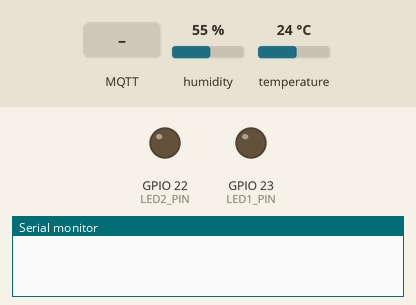
The sketch below on a simulated ESP32. Shown: output pins drawn as LEDs (lit = HIGH), the last lines printed to the serial monitor. The inputs (shaded band) are chosen by the test bench; at power-on: humidity 55 %, temperature 24 °C. WiFi joins after 1.5 s; servers stay silent unless stated; EEPROM starts erased; no MQTT or app messages arrive unless stated.

Above: at 3.8 s.
3.9 s: MQTT message "ON" arrives on the first subscribed topic
At 4.9 s:
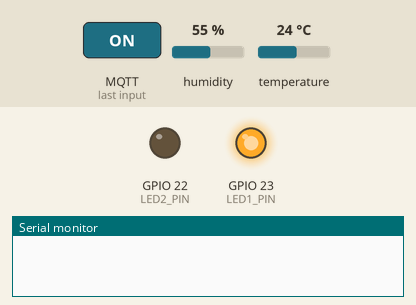
5.4 s: MQTT message "ON" arrives on the second subscribed topic
At 6.1 s:
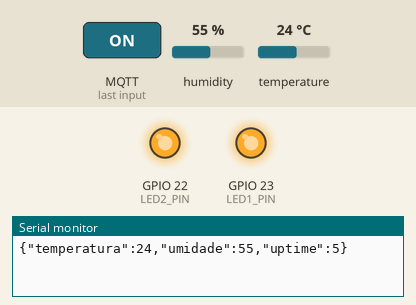
6.9 s: MQTT message "OFF" arrives on the first subscribed topic
At 7.3 s:
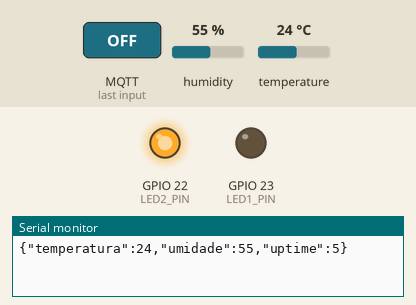
8.4 s: MQTT message "OFF" arrives on the second subscribed topic
At 9.6 s:
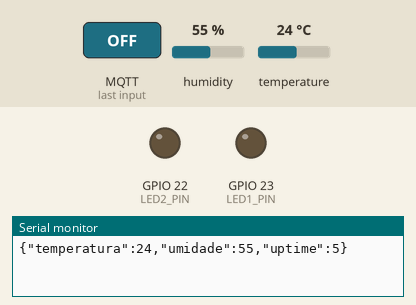
Timing chart, 0 to 10.9 s (numbered marks = the images above; inputs shaded):
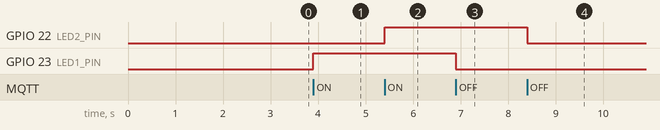

The sketch:

esp32_automacao.ino
```cpp
// IFPA — ESP32 MQTT | Firmware para dashboard web com topicos configuraveis
// Dependencias Arduino IDE: PubSubClient, DHT sensor library (Adafruit), ArduinoJson 7
// ESP32 core: WiFi.h e Preferences.h; configure secrets.h com base no exemplo.
#include <WiFi.h>
#include <WiFiClientSecure.h>
#include <time.h>
#include <PubSubClient.h>
#include <DHT.h>
#include <Preferences.h>
#include <ArduinoJson.h>
#include <math.h>
#include "secrets.h"

constexpr uint8_t LED1_PIN=23,LED2_PIN=22,DHT_PIN=4;
constexpr unsigned long READ_INTERVAL=5000;
DHT dht(DHT_PIN,DHT22);
#if MQTT_USE_TLS
WiFiClientSecure net;
#else
WiFiClient net;
#endif
PubSubClient mqtt(net); Preferences prefs;
bool led1=false,led2=false,automatico=false;
bool pendingTopicReconnect=false; unsigned long topicReconnectAt=0;
float limite=30.0f; unsigned long lastRead=0,lastMqttTry=0,lastWiFiTry=0;
const char* keys[]={"led1_set","led1_state","led2_set","led2_state","telemetry","status","mode_set","mode_state","limit_set","limit_state","events"};
const char* suffix[]={"led1/set","led1/state","led2/set","led2/state","telemetria","status","automacao/mode/set","automacao/mode/state","automacao/limite/set","automacao/limite/state","eventos"};
String topics[11];
String configSet=String("ifpa/devices/")+DEVICE_ID+"/config/set";
String configAck=String("ifpa/devices/")+DEVICE_ID+"/config/ack";

void defaults(){for(int i=0;i<11;i++)topics[i]=String("lab/grupo01/")+suffix[i];}
void saveTopics(){JsonDocument doc;for(int i=0;i<11;i++)doc[keys[i]]=topics[i];String s;serializeJson(doc,s);prefs.putString("topics",s);}
void loadTopics(){defaults();String s=prefs.getString("topics","");if(!s.length())return;JsonDocument d;if(deserializeJson(d,s))return;for(int i=0;i<11;i++){const char* v=d[keys[i]];if(v&&strlen(v)>0&&strlen(v)<120)topics[i]=v;}}
void publishAt(int idx,const String& value,bool retained=false){if(mqtt.connected())mqtt.publish(topics[idx].c_str(),value.c_str(),retained);}
void publishStates(){publishAt(1,led1?"ON":"OFF",true);publishAt(3,led2?"ON":"OFF",true);publishAt(7,automatico?"AUTO":"MANUAL",true);publishAt(9,String(limite,1),true);}
void event(const char* name){JsonDocument d;d["evento"]=name;d["uptime"]=millis()/1000;String s;serializeJson(d,s);publishAt(10,s);}
void setLed2(bool on){if(led2==on)return;led2=on;digitalWrite(LED2_PIN,on?HIGH:LOW);publishAt(3,led2?"ON":"OFF",true);}
void subscribeCommands(){const int indices[]={0,2,6,8};for(int i:indices)mqtt.subscribe(topics[i].c_str(),1);mqtt.subscribe(configSet.c_str(),1);}
void reconnectWithNewTopics(){
 // O dispositivo troca as assinaturas sem reiniciar e persiste em NVS.
 pendingTopicReconnect=true;topicReconnectAt=millis()+800;
}
void applyConfig(const String& body){
 JsonDocument d;DeserializationError err=deserializeJson(d,body);
 if(err||!d["topics"].is<JsonObject>()){mqtt.publish(configAck.c_str(),"{\"ok\":false,\"erro\":\"JSON invalido\"}");return;}
 const char* key=d["key"]|"";
 if(strlen(CONFIG_KEY)<8||strcmp(key,CONFIG_KEY)!=0){mqtt.publish(configAck.c_str(),"{\"ok\":false,\"erro\":\"chave invalida\"}");return;}
 String next[11];JsonObject map=d["topics"].as<JsonObject>();
 for(int i=0;i<11;i++){
  const char* v=map[keys[i]]|"";String s(v);
  if(s.length()<1||s.length()>119||s.indexOf('#')>=0||s.indexOf('+')>=0||s.indexOf(' ')>=0){mqtt.publish(configAck.c_str(),"{\"ok\":false,\"erro\":\"topico invalido\"}");return;}
  for(int j=0;j<i;j++)if(s==next[j]){mqtt.publish(configAck.c_str(),"{\"ok\":false,\"erro\":\"topicos duplicados\"}");return;}
  next[i]=s;
 }
 mqtt.publish(configAck.c_str(),"{\"ok\":true,\"mensagem\":\"topicos aplicados; reconectando\"}",false);
 for(int i=0;i<11;i++)topics[i]=next[i];saveTopics();reconnectWithNewTopics();
}
void receive(char* topic,byte* payload,unsigned int length){
 if(length>1500)return;String value;value.reserve(length+1);for(unsigned int i=0;i<length;i++)value+=(char)payload[i];
 String t(topic);if(t==configSet){applyConfig(value);return;}
 if(t==topics[0]&&(value=="ON"||value=="OFF")){led1=value=="ON";digitalWrite(LED1_PIN,led1?HIGH:LOW);publishAt(1,value,true);}
 else if(t==topics[2]&&!automatico&&(value=="ON"||value=="OFF"))setLed2(value=="ON");
 else if(t==topics[6]&&(value=="AUTO"||value=="MANUAL")){automatico=value=="AUTO";prefs.putBool("auto",automatico);setLed2(false);publishStates();event("MODO_ALTERADO");}
 else if(t==topics[8]){char* end=nullptr;float x=strtof(value.c_str(),&end);if(end!=value.c_str()&&*end=='\0'&&isfinite(x)&&x>=15&&x<=45){limite=x;prefs.putFloat("limit",limite);publishAt(9,String(limite,1),true);event("LIMITE_ALTERADO");}}
}
void connectMqtt(){
#if MQTT_USE_TLS
 // TLS exige relógio correto para validar a validade do certificado.
 if(time(nullptr)<1700000000)return;
#endif
 if(mqtt.connected()||millis()-lastMqttTry<3000)return;lastMqttTry=millis();String clientId=String(DEVICE_ID);bool ok;
 if(strlen(MQTT_USER))ok=mqtt.connect(clientId.c_str(),MQTT_USER,MQTT_PASSWORD,topics[5].c_str(),1,true,"offline");
 else ok=mqtt.connect(clientId.c_str(),topics[5].c_str(),1,true,"offline");
 if(ok){subscribeCommands();publishAt(5,"online",true);publishStates();event("CONECTADO");}}
void readSensor(){float t=dht.readTemperature(),h=dht.readHumidity();if(!isfinite(t)||!isfinite(h)){Serial.println("Falha na leitura DHT22");return;}
 if(automatico){if(!led2&&t>limite){setLed2(true);event("TEMPERATURA_ALTA");}else if(led2&&t<limite-1.0f){setLed2(false);event("TEMPERATURA_NORMAL");}}
 JsonDocument d;d["temperatura"]=roundf(t*10)/10;d["umidade"]=roundf(h*10)/10;d["uptime"]=millis()/1000;String s;serializeJson(d,s);publishAt(4,s);Serial.println(s);}
void setup(){Serial.begin(115200);pinMode(LED1_PIN,OUTPUT);pinMode(LED2_PIN,OUTPUT);digitalWrite(LED1_PIN,LOW);digitalWrite(LED2_PIN,LOW);dht.begin();
 prefs.begin("ifpa-iot",false);automatico=prefs.getBool("auto",false);limite=prefs.getFloat("limit",30);if(!isfinite(limite)||limite<15||limite>45)limite=30;loadTopics();
 WiFi.mode(WIFI_STA);WiFi.begin(WIFI_SSID,WIFI_PASSWORD);
#if MQTT_USE_TLS
 // Validação TLS obrigatória: nunca usar setInsecure() em serviços públicos.
 net.setCACert(MQTT_ROOT_CA_PEM);
 configTime(0,0,"pool.ntp.org","time.google.com");
#endif
 mqtt.setServer(MQTT_HOST,MQTT_PORT);mqtt.setCallback(receive);mqtt.setBufferSize(2048);}
void loop(){if(pendingTopicReconnect && (long)(millis()-topicReconnectAt)>=0){pendingTopicReconnect=false;mqtt.disconnect();lastMqttTry=millis()-3000;}if(WiFi.status()!=WL_CONNECTED){if(millis()-lastWiFiTry>5000){lastWiFiTry=millis();WiFi.reconnect();}}
 else{connectMqtt();if(mqtt.connected())mqtt.loop();}if(millis()-lastRead>READ_INTERVAL){lastRead=millis();readSensor();}}
```

secrets.example.h
```cpp
#pragma once
// Copie este arquivo para secrets.h e personalize. Nunca envie secrets.h ao GitHub.
#define WIFI_SSID "SUA_REDE"
#define WIFI_PASSWORD "SUA_SENHA"
#define MQTT_HOST "192.168.1.100"
#define MQTT_PORT 1883
#define MQTT_USER ""       // deixe vazio no laboratorio isolado
#define MQTT_PASSWORD ""
#define DEVICE_ID "esp32-grupo01"  // mesmo ID configurado na aplicacao
#define CONFIG_KEY "troque-esta-chave-laboratorio" // minimo 8 caracteres

// HiveMQ Cloud: configure MQTT_HOST com o hostname da instância e MQTT_PORT 8883.
// Mosquitto LAN sem TLS: MQTT_USE_TLS 0 e porta 1883.
// HiveMQ Cloud com TLS: MQTT_USE_TLS 1, usuário/senha e CA PEM confiável.
#define MQTT_USE_TLS 0
// Substitua pelo certificado da autoridade certificadora que valida seu cluster.
// Consulte a cadeia TLS do serviço e confirme a CA vigente antes de usar.
// Nunca substitua por setInsecure().
#define MQTT_ROOT_CA_PEM R"PEM(-----BEGIN CERTIFICATE-----
COLE_AQUI_O_CERTIFICADO_CA_PEM_VALIDO
-----END CERTIFICATE-----)PEM"
```

Measured:
- after the input at 3.9 s, GPIO 23 (LED1_PIN): LOW → HIGH at once
- after the input at 5.4 s, GPIO 22 (LED2_PIN): LOW → HIGH at once
- after the input at 6.9 s, GPIO 23 (LED1_PIN): HIGH → LOW at once
- after the input at 8.4 s, GPIO 22 (LED2_PIN): HIGH → LOW at once
